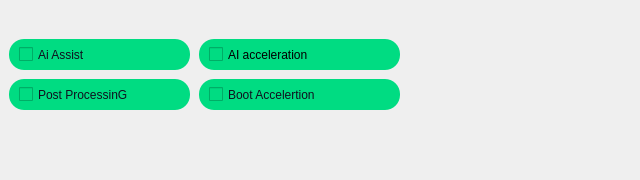
                <widget class="QWidget" name="tab">
                 <attribute name="title">
                  <string>Mars</string>
                 </attribute>
                 <widget class="QFrame" name="frame_10">
                  <property name="geometry">
                   <rect>
                    <x>-1</x>
                    <y>-1</y>
                    <width>631</width>
                    <height>171</height>
                   </rect>
                  </property>
                  <property name="styleSheet">
                   <string notr="true">border-radius: 0px</string>
                  </property>
                  <property name="frameShape">
                   <enum>QFrame::StyledPanel</enum>
                  </property>
                  <property name="frameShadow">
                   <enum>QFrame::Raised</enum>
                  </property>
                  <widget class="QCheckBox" name="Notification_4">
                   <property name="geometry">
                    <rect>
                     <x>10</x>
                     <y>40</y>
                     <width>181</width>
                     <height>31</height>
                    </rect>
                   </property>
                   <property name="styleSheet">
                    <string notr="true">font: 12pt &quot;Nasalization&quot;;
color:#0f111e;;
spacing: 5px;
border-radius:15px;
background-color:#00dc82;
padding: 10px;</string>
                   </property>
                   <property name="text">
                    <string>Ai Assist</string>
                   </property>
                  </widget>
                  <widget class="QCheckBox" name="Notification_5">
                   <property name="geometry">
                    <rect>
                     <x>10</x>
                     <y>80</y>
                     <width>181</width>
                     <height>31</height>
                    </rect>
                   </property>
                   <property name="styleSheet">
                    <string notr="true">font: 12pt &quot;Nasalization&quot;;
color: #0f111e;
spacing: 5px;
border-radius:15px;
background-color: #00dc82;
padding: 10px;</string>
                   </property>
                   <property name="text">
                    <string>Post ProcessinG</string>
                   </property>
                  </widget>
                  <widget class="QCheckBox" name="Notification_6">
                   <property name="geometry">
                    <rect>
                     <x>200</x>
                     <y>80</y>
                     <width>201</width>
                     <height>31</height>
                    </rect>
                   </property>
                   <property name="styleSheet">
                    <string notr="true">font: 12pt &quot;Nasalization&quot;;
color: #0f111e;
spacing: 5px;
border-radius:15px;
background-color: #00dc82;
padding: 10px;</string>
                   </property>
                   <property name="text">
                    <string>Boot Accelertion</string>
                   </property>
                  </widget>
                  <widget class="QCheckBox" name="Notification_7">
                   <property name="geometry">
                    <rect>
                     <x>200</x>
                     <y>40</y>
                     <width>201</width>
                     <height>31</height>
                    </rect>
                   </property>
                   <property name="styleSheet">
                    <string notr="true">font: 12pt &quot;Nasalization&quot;;
color:r#0f111e;
spacing: 5px;
border-radius:15px;
background-color: #00dc82;
padding: 10px;</string>
                   </property>
                   <property name="text">
                    <string>AI acceleration</string>
                   </property>
                  </widget>
                 </widget>
                </widget>
